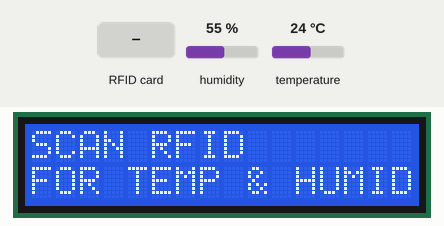
A sketch run on a simulated Arduino Uno, built with avr-gcc and run on an emulated ATmega328P. On the bench: 16×2 character LCD. The inputs (shaded band) are chosen by the test bench; at power-on: humidity 55 %, temperature 24 °C. What the sketch prints to the serial monitor is not drawn.

Above: at 1.3 s.
1.4 s: RFID card F4 BE 8A 2A held to the reader
At 2.0 s:
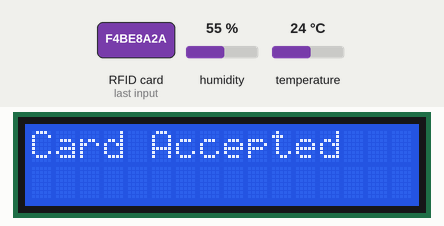
At 4.1 s:
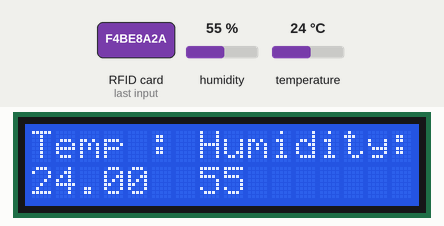
Timing chart, 0 to 5.6 s (numbered marks = the images above; inputs shaded):
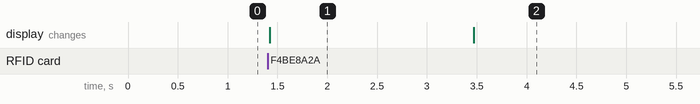

The sketch:

LCD_TEMP_RFID.ino
```cpp
#include <SPI.h>
#include <MFRC522.h>
#include <Wire.h>
#include <LiquidCrystal_I2C.h>
#include "DHT.h"
LiquidCrystal_I2C lcd(0x3F, 2, 1, 0 , 4, 5, 6, 7, 3, POSITIVE);

#define DHTPIN 7
#define SS_PIN 10
#define RST_PIN 9
#define DHTTYPE DHT11
DHT dht(DHTPIN, DHTTYPE);
MFRC522 mfrc522(SS_PIN, RST_PIN);

void setup() {
  // put your setup code here, to run once:
  Serial.begin(9600);
  lcd.begin(16,2);
  dht.begin();
  SPI.begin();      // Initiate  SPI bus
  mfrc522.PCD_Init();   // Initiate MFRC522
}
void intro(){
  lcd.print("SCAN RFID");
  lcd.setCursor(0,1);
  lcd.print("FOR TEMP & HUMID  ");
}
void loop() {
  // put your main code here, to run repeatedly:
  intro();
  if ( ! mfrc522.PICC_IsNewCardPresent())
  {
    return;
  }
  if ( ! mfrc522.PICC_ReadCardSerial())
  {
    return;
  }
  Serial.print("UID tag :");
  String content= "";
  byte letter;
  for (byte i = 0; i < mfrc522.uid.size; i++)
  {
     Serial.print(mfrc522.uid.uidByte[i] < 0x10 ? " 0" : " ");
     Serial.print(mfrc522.uid.uidByte[i], HEX);
     content.concat(String(mfrc522.uid.uidByte[i] < 0x10 ? " 0" : " "));
     content.concat(String(mfrc522.uid.uidByte[i], HEX));
  }
  Serial.println();
  Serial.print("Message : ");
  content.toUpperCase();
  if (content.substring(1) == "F4 BE 8A 2A" || "E9 BD 83 C1")
  {
    lcd.clear();
    lcd.print("Card Accepted");
    delay(2000);
    lcd.clear();
    lcd.print("Temp : Humidity:");
    int h = dht.readHumidity();
    float f = dht.readTemperature(true);
    float f1 = (((f) - 32) * 5/9);
    if (isnan(h) || isnan(f1)){
      lcd.print("Error");
      return;
    }
    lcd.setCursor(0,1);
    lcd.print(f1);
    lcd.setCursor(7,1);
    lcd.print(h);
    delay(5000);
    lcd.clear();
    intro();
    }
   else {
    lcd.clear();
    lcd.print("Card Denied");
    delay(2000);
    lcd.clear();
    intro();


  }

  }
```

Measured:
- after the input at 1.4 s, the display: changes at once (image 1)
- what the display in image 1 shows lasts 2.1 s, from 1.4 s to 3.5 s
